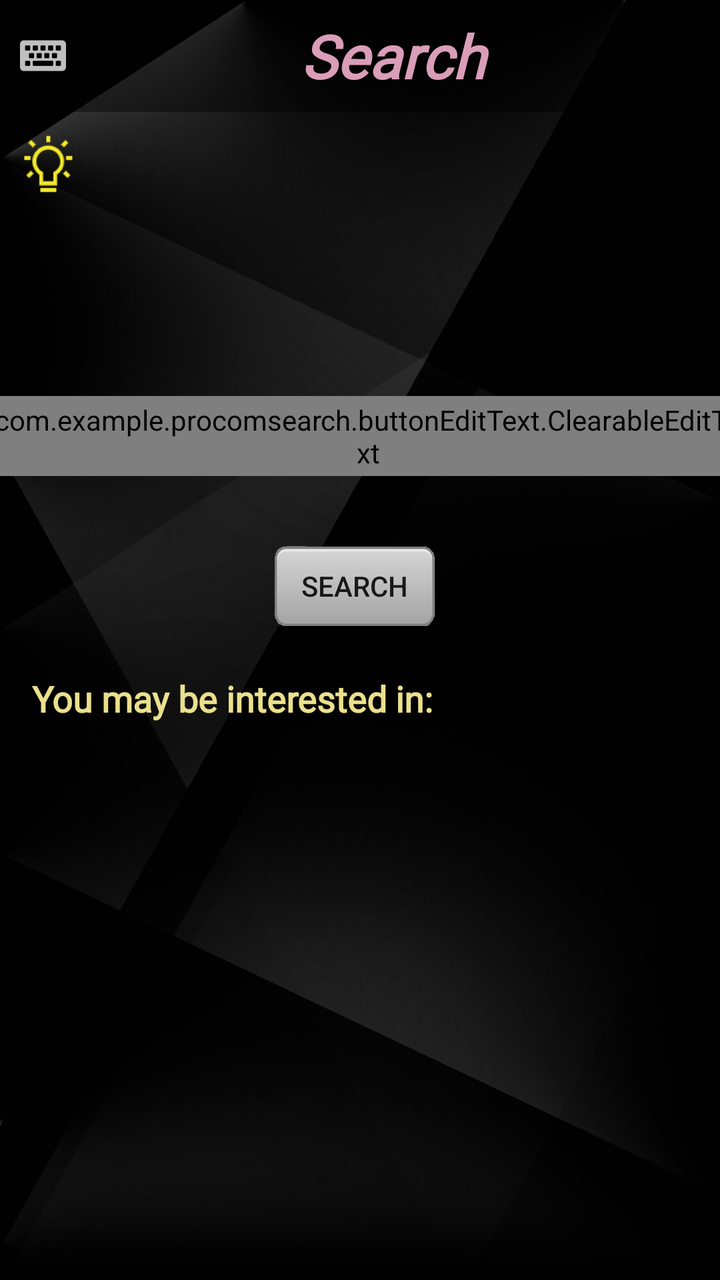
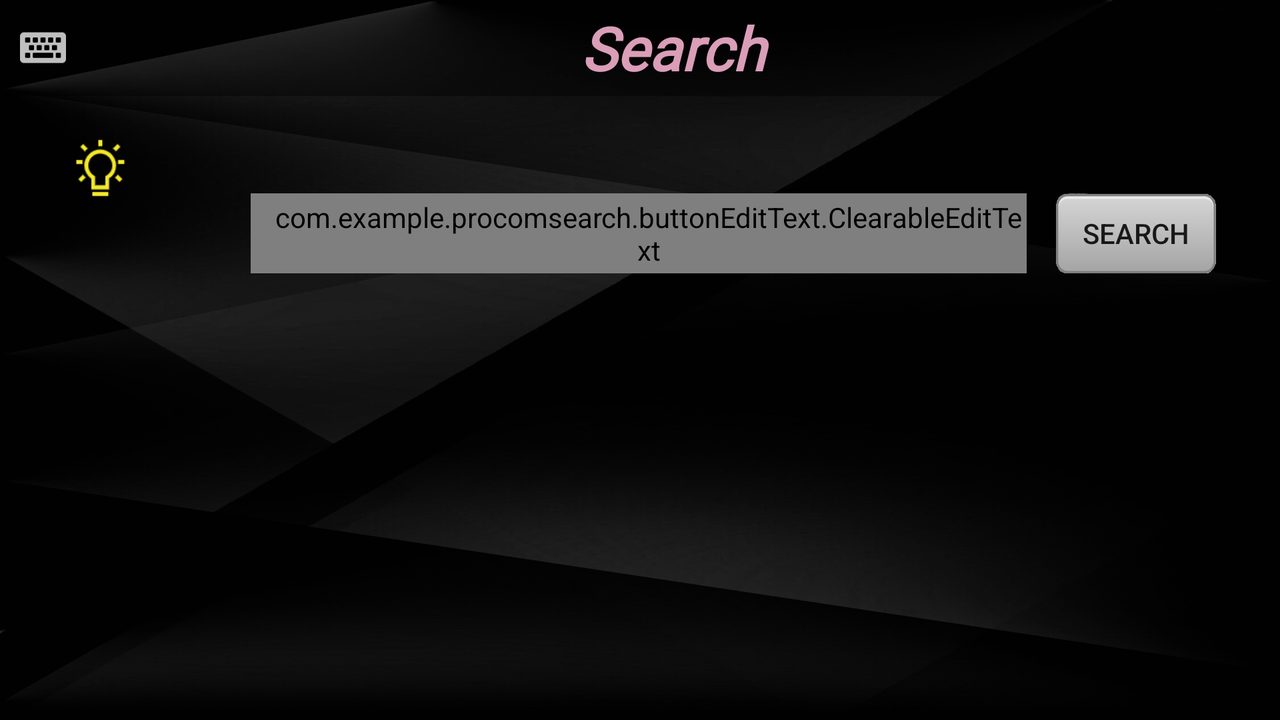

The same Android screen from two of the app's own layout files: first res/layout/ as a phone draws it, then the repository's variant for another configuration, drawn on a device whose configuration selects that folder. Both files follow.
<!-- AndroidManifest.xml: application theme AppBaseTheme -->
<!-- res/layout/fragment_search.xml -->
<?xml version="1.0" encoding="utf-8"?>
<androidx.drawerlayout.widget.DrawerLayout xmlns:android="http://schemas.android.com/apk/res/android"
    xmlns:app="http://schemas.android.com/apk/res-auto"
    xmlns:tools="http://schemas.android.com/tools"
    android:id="@+id/drawerlayout"
    android:layout_width="match_parent"
    android:layout_height="match_parent"
    tools:context=".ui.Search.SearchFragment">


    <androidx.constraintlayout.widget.ConstraintLayout
        android:layout_width="match_parent"
        android:layout_height="match_parent"
        tools:context=".ui.Search.SearchFragment"
        android:background="@drawable/background">

        <androidx.appcompat.widget.Toolbar
            android:id="@+id/toolbar_search"
            android:layout_width="match_parent"
            android:layout_height="?attr/actionBarSize"
            android:background="#6D000000"
            android:theme="@style/ThemeOverlay.AppCompat.Dark.ActionBar"
            app:contentInsetStart="0dp"

            app:layout_constraintEnd_toEndOf="parent"
            app:layout_constraintStart_toStartOf="parent"
            app:layout_constraintTop_toTopOf="parent"
            app:popupTheme="@style/ThemeOverlay.AppCompat.Light"
            app:title=" "
            app:titleTextColor="#FFFFFF">

            <ImageButton
                android:id="@+id/keyboard"
                android:layout_width="23dp"
                android:layout_height="23dp"
                android:layout_marginStart="10dp"
                android:background="?android:attr/panelBackground"
                android:scaleType="fitCenter"
                android:src="@drawable/keyboardddd"
                tools:layout_editor_absoluteY="7dp" />

            <TextView
                android:layout_width="match_parent"
                android:layout_height="wrap_content"
                android:fontFamily="@font/cutive"
                android:gravity="center"
                android:text="Search"
                android:textColor="#DA9EB8"
                android:textSize="30sp"
                android:textStyle="bold|italic"
                tools:layout_editor_absoluteX="16dp"
                tools:layout_editor_absoluteY="12dp" />
        </androidx.appcompat.widget.Toolbar>

        <Button
            android:id="@+id/search_btn"
            android:layout_width="80dp"
            android:layout_height="40dp"
            android:layout_marginTop="35dp"
            android:background="@drawable/button"
            android:text="Search"
            app:layout_constraintEnd_toEndOf="parent"
            app:layout_constraintHorizontal_bias="0.49"
            app:layout_constraintStart_toStartOf="parent"
            app:layout_constraintTop_toBottomOf="@+id/search_text" />

        <com.example.procomsearch.buttonEditText.ClearableEditText
            android:id="@+id/search_text"
            android:layout_width="388dp"
            android:layout_height="40dp"
            android:layout_marginStart="24dp"
            android:layout_marginTop="8dp"
            android:layout_marginEnd="24dp"
            android:background="@drawable/selector_edit_frame"
            android:ems="10"
            android:gravity="fill|fill_vertical"
            android:hint="Please input queries"
            android:importantForAutofill="no"
            android:inputType="textPersonName"
            android:paddingLeft="10dp"
            android:scrollHorizontally="true"

            android:singleLine="false"
            android:textColor="#7D00AA"
            android:textSize="24sp"
            android:textStyle="bold"
            app:layout_constraintBottom_toBottomOf="parent"
            app:layout_constraintEnd_toEndOf="parent"
            app:layout_constraintHorizontal_bias="0.52"
            app:layout_constraintStart_toStartOf="parent"
            app:layout_constraintTop_toBottomOf="@+id/toolbar_search"
            app:layout_constraintVertical_bias="0.25" />

        <ProgressBar
            android:id="@+id/progressBar"
            style="?android:attr/progressBarStyle"
            android:layout_width="wrap_content"
            android:layout_height="wrap_content"
            android:layout_marginTop="20dp"
            android:visibility="invisible"
            app:layout_constraintEnd_toEndOf="parent"
            app:layout_constraintHorizontal_bias="0.501"
            app:layout_constraintStart_toStartOf="parent"
            app:layout_constraintTop_toBottomOf="@+id/autoinput_btn" />

        <ImageButton
            android:id="@+id/autoinput_btn"
            android:layout_width="412dp"
            android:layout_height="110dp"
            android:layout_marginTop="30dp"
            android:background="?android:attr/panelBackground"
            android:scaleType="fitCenter"
            android:src="@drawable/timg"
            android:text="See the most profitable companies Now!"

            app:layout_constraintEnd_toEndOf="parent"
            app:layout_constraintStart_toStartOf="parent"
            app:layout_constraintTop_toBottomOf="@+id/toolbar_search" />

        <androidx.recyclerview.widget.RecyclerView
            android:id="@+id/promoted_coms"
            android:layout_width="374dp"
            android:layout_height="180dp"
            android:layout_marginBottom="36dp"
            android:clipToPadding="false"
            app:layout_constraintBottom_toBottomOf="parent"
            app:layout_constraintEnd_toEndOf="parent"
            app:layout_constraintHorizontal_bias="0.567"
            app:layout_constraintStart_toStartOf="parent"
            app:layout_constraintTop_toBottomOf="@+id/progressBar"
            app:layout_constraintVertical_bias="0.78" />

        <TextView
            android:id="@+id/textView3"
            android:layout_width="wrap_content"
            android:layout_height="wrap_content"
            android:layout_marginTop="50dp"
            android:fontFamily="@font/bigshot_one"
            android:text="You may be interested in:"
            android:textColor="#EAE08C"
            android:textSize="18sp"
            android:textStyle="bold"
            app:layout_constraintBottom_toTopOf="@+id/promoted_coms"
            app:layout_constraintEnd_toEndOf="parent"
            app:layout_constraintHorizontal_bias="0.1"
            app:layout_constraintStart_toStartOf="parent"
            app:layout_constraintTop_toBottomOf="@+id/search_text"
            app:layout_constraintVertical_bias="0.64" />

        <ImageButton
            android:id="@+id/hint_button"
            android:layout_width="35dp"
            android:layout_height="32dp"
            android:layout_marginTop="10dp"
            android:background="?android:attr/panelBackground"
            android:scaleType="fitCenter"
            android:src="@drawable/hint"
            app:layout_constraintEnd_toEndOf="parent"
            app:layout_constraintHorizontal_bias="0.02"
            app:layout_constraintStart_toStartOf="parent"
            app:layout_constraintTop_toBottomOf="@+id/toolbar_search" />

    </androidx.constraintlayout.widget.ConstraintLayout>

    <LinearLayout
        android:id="@+id/ll"
        android:layout_width="250dp"
        android:layout_height="match_parent"
        android:layout_gravity="start"
        android:background="#00FFFFFF"
        android:orientation="vertical">
        <TextView
            android:layout_width="match_parent"
            android:layout_height="58dp"
            android:background="#EEFDDE8D"
            android:gravity="center_vertical"
            android:text="  Quick input"
            android:textSize="24sp"
            android:textStyle="bold" />

        <com.google.android.material.navigation.NavigationView
            android:id="@+id/nav_view"
            android:layout_width="300dp"
            android:layout_height="match_parent"
            android:layout_gravity="start"
            android:layout_marginLeft="0dp"
            android:layout_marginTop="0dp"
            android:background="#70FFFFFF"

            app:insetForeground="@android:color/transparent"
            app:menu="@menu/menu_layout" >


        </com.google.android.material.navigation.NavigationView>

    </LinearLayout>


</androidx.drawerlayout.widget.DrawerLayout>
<!-- resources referenced by this layout -->
<resources>
  <!-- drawable background: jpg bitmap (drawable-xxhdpi, 153651 bytes) -->
  <!-- drawable button: png bitmap (drawable-xxhdpi, 224741 bytes) -->
  <!-- drawable hint: png bitmap (drawable-xxhdpi, 1695 bytes) -->
  <!-- drawable keyboardddd: png bitmap (drawable-xxhdpi, 534 bytes) -->
  <style name="AppBaseTheme" parent="AppTheme">
          <item name="android:dropDownListViewStyle">@style/MyListViewStyle</item>AAPT: error: :style&gt;.
          <item name="android:popupMenuStyle">@style/MyPopupStyle</item>
      </style>
  <style name="AppTheme" parent="Theme.AppCompat.Light.NoActionBar">
          
          <item name="colorPrimary">@color/colorPrimary</item>
          <item name="colorPrimaryDark">@color/colorPrimaryDark</item>
          <item name="colorAccent">@color/colorAccent</item>
  
  
      </style>
  <style name="MyListViewStyle">
          <item name="android:divider">#F3BA6161</item>
          <item name="android:dividerHeight">1px</item>
      </style>
  <style name="MyPopupStyle" parent="Widget.AppCompat.PopupMenu">
          <item name="android:popupBackground">#668C8C8C</item>
          <item name="android:textColor">@color/black</item>
          <item name="android:textAlignment">center</item>
      </style>
  <color name="colorPrimary">#6200EE</color>
  <color name="colorPrimaryDark">#3700B3</color>
  <color name="colorAccent">#03DAC5</color>
  <color name="black">#000000</color>
</resources>
<!-- res/layout-land/fragment_search.xml (the repository's variant of the layout above) -->
<!-- drawn on the phone turned sideways -->
<?xml version="1.0" encoding="utf-8"?>
<androidx.drawerlayout.widget.DrawerLayout xmlns:android="http://schemas.android.com/apk/res/android"
    xmlns:app="http://schemas.android.com/apk/res-auto"
    xmlns:tools="http://schemas.android.com/tools"
    android:id="@+id/drawerlayout"
    android:layout_width="match_parent"
    android:layout_height="match_parent"
    tools:context=".ui.Search.SearchFragment">


    <androidx.constraintlayout.widget.ConstraintLayout
        android:layout_width="match_parent"
        android:layout_height="match_parent"
        tools:context=".ui.Search.SearchFragment"
        android:background="@drawable/background">

        <androidx.appcompat.widget.Toolbar
            android:id="@+id/toolbar_search"
            android:layout_width="match_parent"
            android:layout_height="?attr/actionBarSize"
            android:background="#6D000000"
            android:theme="@style/ThemeOverlay.AppCompat.Dark.ActionBar"
            app:contentInsetStart="0dp"

            app:layout_constraintEnd_toEndOf="parent"
            app:layout_constraintStart_toStartOf="parent"
            app:layout_constraintTop_toTopOf="parent"
            app:popupTheme="@style/ThemeOverlay.AppCompat.Light"
            app:title=" "
            app:titleTextColor="#FFFFFF">

            <ImageButton
                android:id="@+id/keyboard"
                android:layout_width="23dp"
                android:layout_height="23dp"
                android:layout_marginStart="10dp"
                android:background="?android:attr/panelBackground"
                android:scaleType="fitCenter"
                android:src="@drawable/keyboardddd"
                tools:layout_editor_absoluteY="7dp" />

            <TextView
                android:layout_width="match_parent"
                android:layout_height="wrap_content"
                android:fontFamily="@font/cutive"
                android:gravity="center"
                android:text="Search"
                android:textColor="#DA9EB8"
                android:textSize="30sp"
                android:textStyle="bold|italic"
                tools:layout_editor_absoluteX="16dp"
                tools:layout_editor_absoluteY="12dp" />
        </androidx.appcompat.widget.Toolbar>

        <Button
            android:id="@+id/search_btn"
            android:layout_width="80dp"
            android:layout_height="40dp"
            android:background="@drawable/button"
            android:text="Search"
            app:layout_constraintBottom_toBottomOf="@+id/search_text"
            app:layout_constraintEnd_toEndOf="parent"
            app:layout_constraintHorizontal_bias="0.943"
            app:layout_constraintStart_toStartOf="parent"
            app:layout_constraintTop_toTopOf="@+id/search_text" />

        <com.example.procomsearch.buttonEditText.ClearableEditText
            android:id="@+id/search_text"
            android:layout_width="388dp"
            android:layout_height="40dp"
            android:layout_marginStart="24dp"
            android:layout_marginTop="8dp"
            android:layout_marginEnd="24dp"
            android:background="@drawable/selector_edit_frame"
            android:ems="10"
            android:gravity="fill|fill_vertical"
            android:hint="Please input queries"
            android:importantForAutofill="no"
            android:inputType="textPersonName"
            android:paddingLeft="10dp"
            android:scrollHorizontally="true"

            android:singleLine="false"
            android:textColor="#7D00AA"
            android:textSize="24sp"
            android:textStyle="bold"
            app:layout_constraintBottom_toBottomOf="parent"
            app:layout_constraintEnd_toEndOf="parent"
            app:layout_constraintHorizontal_bias="0.497"
            app:layout_constraintStart_toStartOf="parent"
            app:layout_constraintTop_toBottomOf="@+id/toolbar_search"
            app:layout_constraintVertical_bias="0.154" />

        <ProgressBar
            android:id="@+id/progressBar"
            style="?android:attr/progressBarStyle"
            android:layout_width="wrap_content"
            android:layout_height="wrap_content"
            android:layout_marginTop="20dp"
            android:visibility="invisible"
            app:layout_constraintEnd_toEndOf="parent"
            app:layout_constraintHorizontal_bias="0.501"
            app:layout_constraintStart_toStartOf="parent"
            app:layout_constraintTop_toBottomOf="@+id/autoinput_btn" />

        <ImageButton
            android:id="@+id/autoinput_btn"
            android:layout_width="236dp"
            android:layout_height="45dp"
            android:layout_marginTop="8dp"
            android:background="?android:attr/panelBackground"
            android:scaleType="fitCenter"
            android:src="@drawable/timg"
            android:text="See the most profitable companies Now!"

            app:layout_constraintEnd_toEndOf="parent"
            app:layout_constraintHorizontal_bias="0.498"
            app:layout_constraintStart_toStartOf="parent"
            app:layout_constraintTop_toBottomOf="@+id/toolbar_search" />

        <androidx.recyclerview.widget.RecyclerView
            android:id="@+id/promoted_coms"
            android:layout_width="374dp"
            android:layout_height="180dp"
            android:layout_marginBottom="36dp"
            android:clipToPadding="false"
            app:layout_constraintBottom_toBottomOf="parent"
            app:layout_constraintEnd_toEndOf="parent"
            app:layout_constraintHorizontal_bias="0.521"
            app:layout_constraintStart_toStartOf="parent"
            app:layout_constraintTop_toBottomOf="@+id/progressBar"
            app:layout_constraintVertical_bias="0.0" />

        <TextView
            android:id="@+id/textView3"
            android:layout_width="134dp"
            android:layout_height="128dp"
            android:layout_marginTop="50dp"
            android:fontFamily="@font/bigshot_one"
            android:text="You may be interested in:"
            android:textColor="#EAE08C"
            android:textSize="18sp"
            android:textStyle="bold"
            app:layout_constraintBottom_toTopOf="@+id/promoted_coms"
            app:layout_constraintEnd_toEndOf="parent"
            app:layout_constraintHorizontal_bias="0.036"
            app:layout_constraintStart_toStartOf="parent"
            app:layout_constraintTop_toBottomOf="@+id/search_text"
            app:layout_constraintVertical_bias="0.1" />

        <ImageButton
            android:id="@+id/hint_button"
            android:layout_width="35dp"
            android:layout_height="32dp"
            android:layout_marginTop="20dp"
            android:background="?android:attr/panelBackground"
            android:scaleType="fitCenter"
            android:src="@drawable/hint"
            app:layout_constraintEnd_toEndOf="parent"
            app:layout_constraintHorizontal_bias="0.054"
            app:layout_constraintStart_toStartOf="parent"
            app:layout_constraintTop_toBottomOf="@+id/toolbar_search" />

    </androidx.constraintlayout.widget.ConstraintLayout>

    <LinearLayout
        android:id="@+id/ll"
        android:layout_width="250dp"
        android:layout_height="300dp"
        android:layout_gravity="start"
        android:background="#00FFFFFF"
        android:orientation="vertical">

        <com.google.android.material.navigation.NavigationView
            android:id="@+id/nav_view"
            android:layout_width="1000dp"
            android:layout_height="match_parent"
            android:layout_gravity="start"
            android:layout_marginLeft="0dp"
            android:layout_marginTop="0dp"
            android:background="#70FFFFFF"

            app:insetForeground="@android:color/transparent"
            app:menu="@menu/menu_layout" >

            <TextView
                android:layout_width="match_parent"
                android:layout_height="58dp"
                android:background="#EEFDDE8D"
                android:gravity="center_vertical"
                android:text="  Quick input"
                android:textSize="24sp"
                android:textStyle="bold" />
        </com.google.android.material.navigation.NavigationView>

    </LinearLayout>


</androidx.drawerlayout.widget.DrawerLayout>
